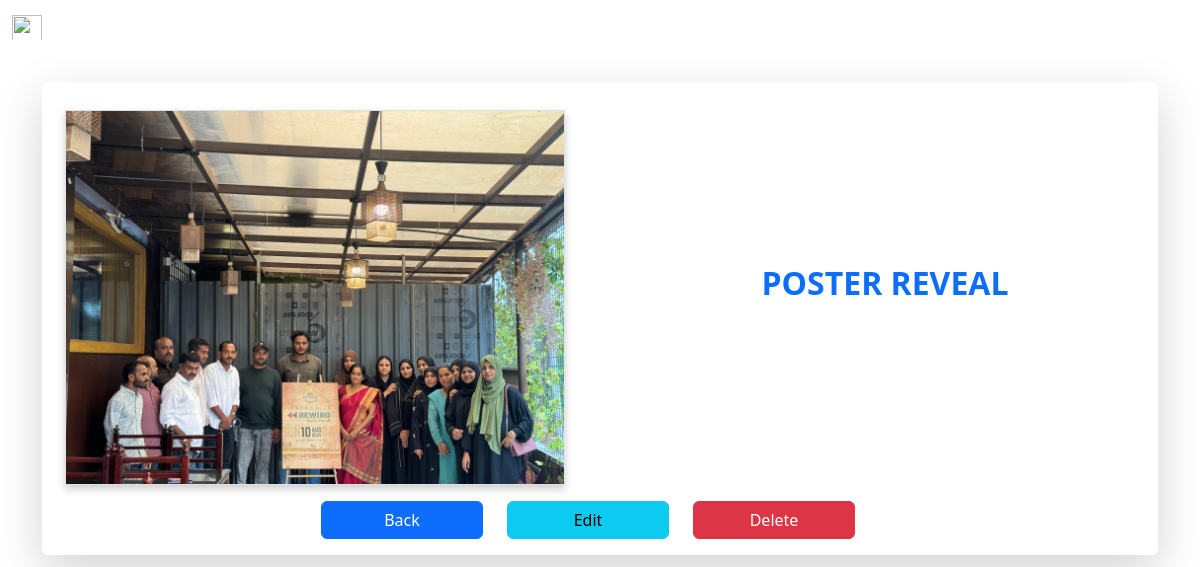
The page /photos/1/ (signed in) on the database its author committed.
### userapp/models.py (models this page shows, shortened)
class EventPhoto(models.Model):
    updated_date = models.DateTimeField(default=timezone.now)
    event = models.ForeignKey(events, on_delete=models.CASCADE)
    photo = models.ImageField(upload_to='event_photos/')

class events(models.Model):
    name = models.CharField(max_length=20, unique=True)
    photo = models.ImageField(upload_to='user_photos/', blank=True, null=True)

### manager/views.py (the view)
# urls.py: path('photos/<int:pk>/', views.event_photos_detail, name='event_photos_detail'),
@daffodils_required
def event_photos_detail(request, pk):
    video = get_object_or_404(EventPhoto, pk=pk)
    return render(request, 'event_photos_detail.html', {'video': video})

### manager/views.py (called while the page is built)
def daffodils_required(view_func):
    @wraps(view_func)
    @login_required
    def _wrapped_view(request, *args, **kwargs):
        if request.user.username == 'daffodils':
            return view_func(request, *args, **kwargs)
        return HttpResponseForbidden("Access denied: You are not authorized to view this page.")
    return _wrapped_view

### templates/event_photos_detail.html (shortened to what this page needs)
{% extends 'blank_layout.html' %}
{% load static %}
{% block content %}
<div class="container pt-4">
    <div id="profile-data" data-batch="{{ profile.batch }}" >
        <div class="pt-2 shadow-lg rounded">
            <div class="row align-items-center">
                <div class="col-md-6 text-center mb-3 mb-md-0">
                    {% if video.photo %}
                    <img src="{{ video.photo.url }}" alt="User Photo" class="img-fluid border profile-img">
                    {% else %}
                    <img src="{% static 'images/prp.png' %}" alt="Default Photo" class="img-fluid border profile-img">
                    {% endif %}
                </div>
                <div class="col-md-6">
                    <h2 style=" font-weight: bold; text-align: center;" class="text-primary">{{ video.event.name |upper}}</h2>
                </div>
                <div class="row">
                    <div class="text-center mt-3 col-1 col-md-3 ">
                    </div>
                    <div class="text-center mt-3 col-3 col-md-2 ">
                        <a style="width: 100%;" href="{% url 'photos' %}" class="btn btn-primary">Back</a>
                    </div>
                    <div class="text-center mt-3 col-3 col-md-2">
                        <a style="width: 100%;" href="{% url 'edit_event_photos' video.pk %}"
                            class="btn btn-info">Edit</a>
                    </div>
                    <div class="text-center mt-3 col-4 col-md-2 mb-3">
                        <a style="width: 100%;" href="{% url 'delete_event_photos' video.pk %}"
                            class="btn btn-danger">Delete</a>
                    </div>
                </div>
            </div>
        </div>
    </div>
</div>
{% endblock %}

### templates/event_photos_detail.html (style rules this page uses)
.profile-img { margin-top: 20px; max-width: 500px; max-height: 700px; height: auto; box-shadow: 0 4px 8px rgba(0, 0, 0, 0.2); }

### rows shown on the page
EventPhoto: photo (picture), event.name "POSTER REVEAL"
